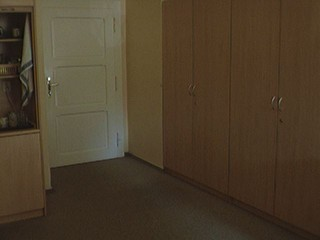
#> input picture Office/img01_0005.jpg, 320 x 240 px; its folder holds 4 pictures in this run; the run also reads 3 pictures not shown here
$ python final_2biii.py
#> lines starting #> are read from the running program, lines starting #| are printed output that depends on the picture
import cv2
import numpy as np
import os
import scipy.signal as sp
import matplotlib.pyplot as plt
from math import ceil, floor

Z = 0
DIR = "RedChair" if Z else "Office"
images = [
    os.path.join(DIR, f)
    for f in sorted(os.listdir(DIR))
    if f.endswith(".jpg")
]

colour = [cv2.imread(f) for f in images]
#> colour = 4 items
gray = [cv2.imread(f, 0) for f in images]
#> gray = 4 items


lowThresh = 15
ind = 0
for i in range(len(gray) - 1):
    diff = cv2.absdiff(gray[i], gray[i + 1])

    thresh = cv2.threshold(diff, lowThresh, 255, cv2.THRESH_BINARY)[1]

    col = colour[i].copy()
    col[thresh == 255] = [0, 255, 0]

    cv2.imshow("image", col)
    cv2.imshow("thresh", thresh)

    # cv2.imwrite(f"output/2biii/{DIR}/thresh_{lowThresh}/thresh/image_{ind}.jpg", thresh)
    # cv2.imwrite(f"output/2biii/{DIR}/thresh_{lowThresh}/color/image_{ind}.jpg", col)
    # ind += 1

    if cv2.waitKey(60 if Z else 30) & 0xFF == ord("q"):
        break
#> this loop made 1 pass; (key q is pressed on pass 1)
#> pass 1, `diff = cv2.absdiff(gray[i], gray[i + 1])`:
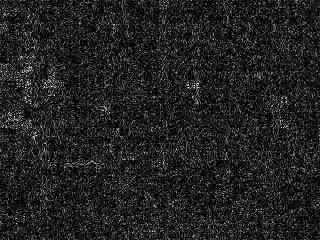
#> diff: shape (240, 320); min 0, max 11, mean 1.42; drawn with min black and max white
#> col is the input picture: shape (240, 320, 3); mean B, G, R 42.4, 61.8, 75.9
